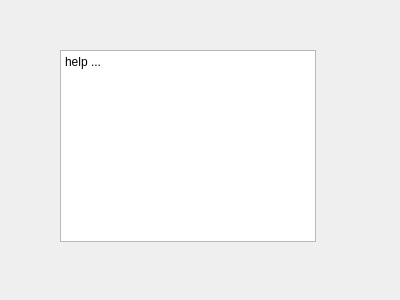
<?xml version="1.0" encoding="UTF-8"?>
<ui version="4.0">
 <class>CHelp</class>
 <widget class="QWidget" name="CHelp">
  <property name="geometry">
   <rect>
    <x>0</x>
    <y>0</y>
    <width>400</width>
    <height>300</height>
   </rect>
  </property>
  <property name="windowTitle">
   <string>Form</string>
  </property>
  <widget class="QTextBrowser" name="textBrowser">
   <property name="geometry">
    <rect>
     <x>60</x>
     <y>50</y>
     <width>256</width>
     <height>192</height>
    </rect>
   </property>
   <property name="html">
    <string>&lt;!DOCTYPE HTML PUBLIC &quot;-//W3C//DTD HTML 4.0//EN&quot; &quot;http://www.w3.org/TR/REC-html40/strict.dtd&quot;&gt;
&lt;html&gt;&lt;head&gt;&lt;meta name=&quot;qrichtext&quot; content=&quot;1&quot; /&gt;&lt;style type=&quot;text/css&quot;&gt;
p, li { white-space: pre-wrap; }
&lt;/style&gt;&lt;/head&gt;&lt;body style=&quot; font-family:'SimSun'; font-size:9pt; font-weight:400; font-style:normal;&quot;&gt;
&lt;p style=&quot; margin-top:0px; margin-bottom:0px; margin-left:0px; margin-right:0px; -qt-block-indent:0; text-indent:0px;&quot;&gt;help ...&lt;/p&gt;&lt;/body&gt;&lt;/html&gt;</string>
   </property>
  </widget>
 </widget>
 <resources/>
 <connections/>
</ui>
